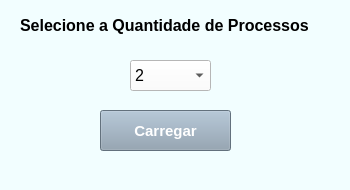
<?xml version="1.0" encoding="UTF-8"?>
<ui version="4.0">
 <class>Main</class>
 <widget class="QMainWindow" name="Main">
  <property name="geometry">
   <rect>
    <x>0</x>
    <y>0</y>
    <width>350</width>
    <height>190</height>
   </rect>
  </property>
  <property name="minimumSize">
   <size>
    <width>350</width>
    <height>190</height>
   </size>
  </property>
  <property name="maximumSize">
   <size>
    <width>350</width>
    <height>190</height>
   </size>
  </property>
  <property name="windowTitle">
   <string>PipeLine Creator</string>
  </property>
  <property name="windowIcon">
   <iconset>
    <normaloff>PipesTransparent.png</normaloff>PipesTransparent.png</iconset>
  </property>
  <property name="styleSheet">
   <string notr="true">background-color: rgb(242, 254, 255);

</string>
  </property>
  <property name="iconSize">
   <size>
    <width>25</width>
    <height>25</height>
   </size>
  </property>
  <property name="toolButtonStyle">
   <enum>Qt::ToolButtonIconOnly</enum>
  </property>
  <widget class="QWidget" name="centralwidget">
   <widget class="QLabel" name="label">
    <property name="geometry">
     <rect>
      <x>20</x>
      <y>0</y>
      <width>321</width>
      <height>51</height>
     </rect>
    </property>
    <property name="font">
     <font>
      <pointsize>12</pointsize>
      <weight>75</weight>
      <bold>true</bold>
     </font>
    </property>
    <property name="text">
     <string>Selecione a Quantidade de Processos</string>
    </property>
   </widget>
   <widget class="QComboBox" name="process">
    <property name="geometry">
     <rect>
      <x>130</x>
      <y>60</y>
      <width>81</width>
      <height>31</height>
     </rect>
    </property>
    <property name="font">
     <font>
      <pointsize>12</pointsize>
     </font>
    </property>
    <property name="styleSheet">
     <string notr="true">background-color: rgb(255, 255, 255);
color: rgb(0, 0, 0);</string>
    </property>
    <item>
     <property name="text">
      <string>2</string>
     </property>
    </item>
    <item>
     <property name="text">
      <string>3</string>
     </property>
    </item>
    <item>
     <property name="text">
      <string>4</string>
     </property>
    </item>
    <item>
     <property name="text">
      <string>5</string>
     </property>
    </item>
    <item>
     <property name="text">
      <string>6</string>
     </property>
    </item>
   </widget>
   <widget class="QPushButton" name="LoadProcess">
    <property name="geometry">
     <rect>
      <x>100</x>
      <y>110</y>
      <width>131</width>
      <height>41</height>
     </rect>
    </property>
    <property name="font">
     <font>
      <pointsize>11</pointsize>
      <weight>75</weight>
      <bold>true</bold>
     </font>
    </property>
    <property name="styleSheet">
     <string notr="true">background-color: rgb(139, 158, 175);
color: rgb(255, 255, 255);</string>
    </property>
    <property name="text">
     <string>Carregar</string>
    </property>
   </widget>
  </widget>
  <widget class="QStatusBar" name="statusbar"/>
  <widget class="QMenuBar" name="menubar">
   <property name="geometry">
    <rect>
     <x>0</x>
     <y>0</y>
     <width>350</width>
     <height>21</height>
    </rect>
   </property>
  </widget>
  <action name="actionFerramentas">
   <property name="text">
    <string>Ferramentas</string>
   </property>
  </action>
  <action name="actionConnectar_SQL">
   <property name="text">
    <string>Connectar SQL</string>
   </property>
  </action>
  <action name="actionCarregar_PIPE">
   <property name="text">
    <string>Carregar .PIPE</string>
   </property>
  </action>
  <action name="actionSair">
   <property name="text">
    <string>Sair</string>
   </property>
  </action>
 </widget>
 <resources/>
 <connections/>
</ui>
